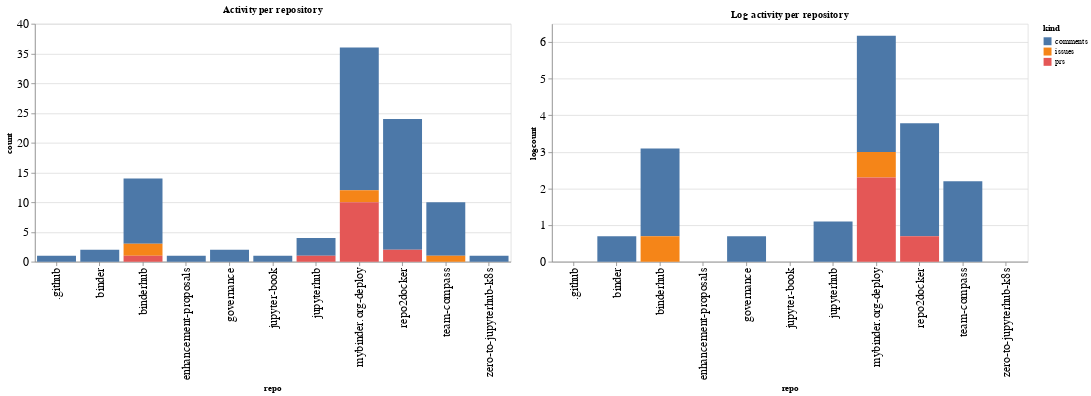

The code cell stored with this chart in its notebook:
### Code cell
ch1 = alt.Chart(repo_summaries, width=600, title="Activity per repository").mark_bar().encode(
    x='repo',
    y='count',
    color='kind',
    tooltip="kind"
)

ch2 = alt.Chart(repo_summaries, width=600, title="Log activity per repository").mark_bar().encode(
    x='repo',
    y='logcount',
    color='kind',
    tooltip="kind"
)

ch1 | ch2

### Figure 1 — Vega-Lite specification as saved in the notebook (floating-point values rounded to 4 significant figures)
{"config": {"axisLeft": {"labelFontSize": 15}, "axisBottom": {"labelFontSize": 15}}, "hconcat": [{"mark": "bar", "encoding": {"color": {"type": "nominal", "field": "kind"}, "tooltip": {"type": "nominal", "field": "kind"}, "x": {"type": "nominal", "field": "repo"}, "y": {"type": "quantitative", "field": "count"}}, "title": "Activity per repository", "width": 600}, {"mark": "bar", "encoding": {"color": {"type": "nominal", "field": "kind"}, "tooltip": {"type": "nominal", "field": "kind"}, "x": {"type": "nominal", "field": "repo"}, "y": {"type": "quantitative", "field": "logcount"}}, "title": "Log activity per repository", "width": 600}], "data": {"name": "data-2cc3f60a9e899031b89cc96392c9a175"}, "$schema": "https://vega.github.io/schema/vega-lite/v4.8.1.json", "datasets": {"data-2cc3f60a9e899031b89cc96392c9a175": [{"repo": ".github", "kind": "comments", "count": 1, "logcount": 0.0}, {"repo": "binder", "kind": "comments", "count": 2, "logcount": 0.6931}, {"repo": "binderhub", "kind": "comments", "count": 11, "logcount": 2.398}, {"repo": "binderhub", "kind": "issues", "count": 2, "logcount": 0.6931}, {"repo": "binderhub", "kind": "prs", "count": 1, "logcount": 0.0}, {"repo": "enhancement-proposals", "kind": "comments", "count": 1, "logcount": 0.0}, {"repo": "governance", "kind": "comments", "count": 2, "logcount": 0.6931}, {"repo": "jupyter-book", "kind": "comments", "count": 1, "logcount": 0.0}, {"repo": "jupyterhub", "kind": "comments", "count": 3, "logcount": 1.099}, {"repo": "jupyterhub", "kind": "prs", "count": 1, "logcount": 0.0}, {"repo": "mybinder.org-deploy", "kind": "comments", "count": 24, "logcount": 3.178}, {"repo": "mybinder.org-deploy", "kind": "issues", "count": 2, "logcount": 0.6931}, {"repo": "mybinder.org-deploy", "kind": "prs", "count": 10, "logcount": 2.303}, {"repo": "repo2docker", "kind": "comments", "count": 22, "logcount": 3.091}, {"repo": "repo2docker", "kind": "prs", "count": 2, "logcount": 0.6931}, {"repo": "team-compass", "kind": "comments", "count": 9, "logcount": 2.197}, {"repo": "team-compass", "kind": "issues", "count": 1, "logcount": 0.0}, {"repo": "zero-to-jupyterhub-k8s", "kind": "comments", "count": 1, "logcount": 0.0}]}}
